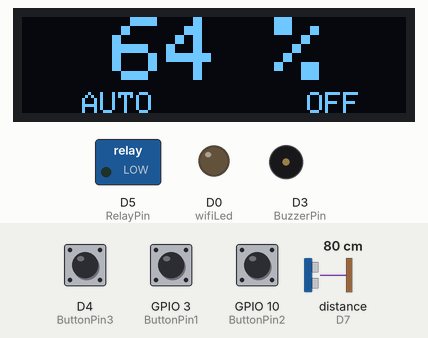
Bench run of a sketch on a simulated ESP8266 (NodeMCU). On the bench: 128×32 one-colour display, switched loads named in the sketch (green lamp = pin HIGH), output pins drawn as LEDs (lit = HIGH), buzzer (waves = sounding, pin HIGH). Wiring (inferred from the names in the program): ultrasonic range finder: trigger D6; echo D7. The inputs (shaded band) are chosen by the test bench; at power-on: GPIO 3 (ButtonPin1) HIGH, GPIO 10 (ButtonPin2) HIGH, distance to the obstacle (sensor on D7) 80 cm, D4 (ButtonPin3) HIGH. The echo pulse lasts 58.3 µs per cm; WiFi joins after 1.5 s; servers stay silent unless stated; pins used as bus, display or sensor lines are not drawn; what the sketch prints to the serial monitor is not drawn.

Above: at 3.7 s.
3.8 s: GPIO 3 (ButtonPin1) pulled LOW for 0.15 s
At 5.0 s:
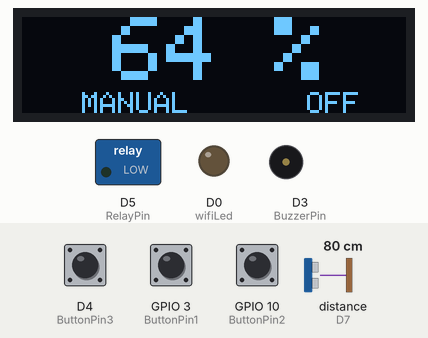
5.6 s: GPIO 10 (ButtonPin2) pulled LOW for 0.15 s
At 8.4 s:
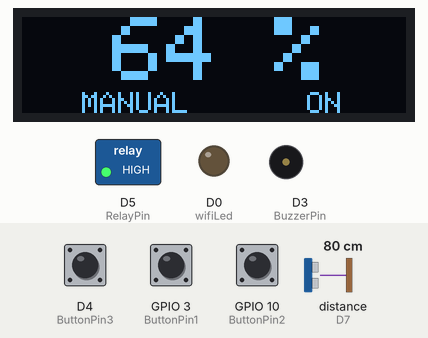
8.7 s: GPIO 3 (ButtonPin1) pulled LOW for 1 s
At 10.4 s:
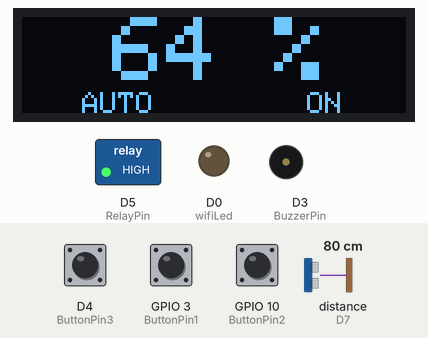
11.5 s: distance to the obstacle (sensor on D7) set to 45 cm
At 13.1 s:
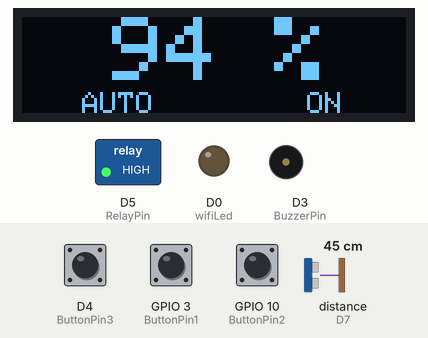
13.5 s: distance to the obstacle (sensor on D7) set to 36 cm
At 14.4 s:
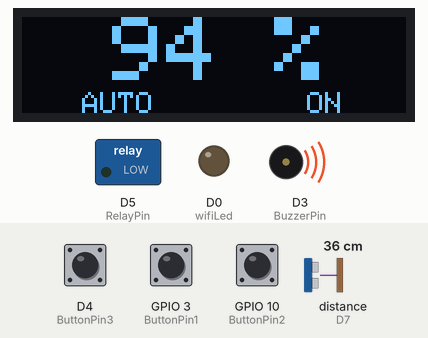
16.0 s: GPIO 3 (ButtonPin1) pulled LOW for 0.15 s
At 18.1 s:
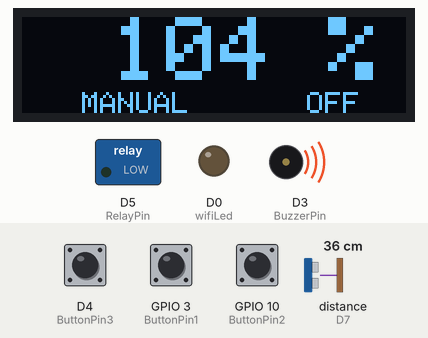
Timing chart, 0 to 19.5 s (numbered marks = the images above; inputs shaded):
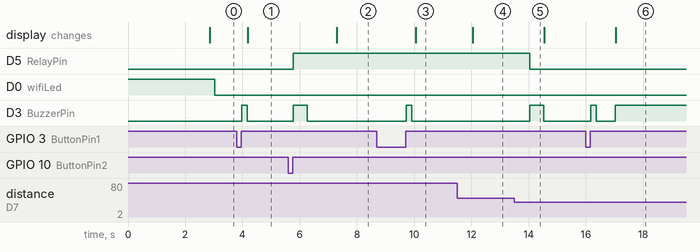

The sketch:

Code_NodeMCU_Blynk_Ultrasonic_Level_Monitor_96OLED.ino
```cpp
/* Fill-in your Template ID (only if using Blynk.Cloud) */
#define BLYNK_TEMPLATE_ID "TMPL3_9iCyAAJ"
#define BLYNK_TEMPLATE_NAME "ESP8266 Water Level"
#define BLYNK_AUTH_TOKEN "nht77cyM9gfmiomzVOvXdpxGNuPl5bHg"

// Your WiFi credentials.
// Set password to "" for open networks.
char ssid[] = "OnePlus7T";
char pass[] = "nikithastephen";   //WiFi Password

//Set Water Level Distance in CM
int emptyTankDistance = 150 ;  //Distance when tank is empty
int fullTankDistance =  40 ;  //Distance when tank is full (must be greater than 25cm)

//Set trigger value in percentage
int triggerPer =   10 ;  //alarm/pump will start when water level drop below triggerPer

#include <Adafruit_SSD1306.h>
#include <ESP8266WiFi.h>
#include <BlynkSimpleEsp8266.h>
#include <AceButton.h>
using namespace ace_button;

// Define connections to sensor
#define TRIGPIN    D6  //D6
#define ECHOPIN    D7  //D7
#define wifiLed    16  //D0
#define BuzzerPin  D3  //D3
#define RelayPin   D5  //D5
#define ButtonPin1 3   //RX   //Mode
#define ButtonPin2 10  //SD3  //Relay
#define ButtonPin3 D4  //D4   //STOP Buzzer

//Change the virtual pins according the rooms
#define VPIN_BUTTON_1    V1
#define VPIN_BUTTON_2    V2
#define VPIN_BUTTON_3    V3
#define VPIN_BUTTON_4    V4
#define VPIN_BUTTON_5    V5

#define SCREEN_WIDTH 128 // OLED display width, in pixels
#define SCREEN_HEIGHT 32 // OLED display height, in pixels

// Declaration for an SSD1306 display connected to I2C (SDA, SCL pins)
#define OLED_RESET     -1 // Reset pin # (or -1 if sharing Arduino reset pin)
Adafruit_SSD1306 display(SCREEN_WIDTH, SCREEN_HEIGHT, &Wire, OLED_RESET);

float duration;
float distance;
int   waterLevelPer;
bool  toggleBuzzer = HIGH; //Define to remember the toggle state

bool toggleRelay = false; //Define the toggle state for relay
bool modeFlag = true;
String currMode;

char auth[] = BLYNK_AUTH_TOKEN;

ButtonConfig config1;
AceButton button1(&config1);
ButtonConfig config2;
AceButton button2(&config2);
ButtonConfig config3;
AceButton button3(&config3);

void handleEvent1(AceButton*, uint8_t, uint8_t);
void handleEvent2(AceButton*, uint8_t, uint8_t);
void handleEvent3(AceButton*, uint8_t, uint8_t);

BlynkTimer timer;

void checkBlynkStatus() { // called every 3 seconds by SimpleTimer

  bool isconnected = Blynk.connected();
  if (isconnected == false) {
    //Serial.println("Blynk Not Connected");
    digitalWrite(wifiLed, HIGH);
  }
  if (isconnected == true) {
    digitalWrite(wifiLed, LOW);
    //Serial.println("Blynk Connected");
  }
}

// When App button is pushed - switch the state

BLYNK_WRITE(VPIN_BUTTON_3) {
  modeFlag = param.asInt();
  if(!modeFlag && toggleRelay){
      digitalWrite(RelayPin, LOW);  //turn off the pump
      toggleRelay = false;
    }
    controlBuzzer(500);
    currMode = modeFlag ? "AUTO" : "MANUAL";
}

BLYNK_WRITE(VPIN_BUTTON_4) {
  if(!modeFlag){
    toggleRelay = param.asInt();
    digitalWrite(RelayPin, toggleRelay);
    controlBuzzer(500);
  }
  else{
    Blynk.virtualWrite(VPIN_BUTTON_4, toggleRelay);
  }
}

BLYNK_WRITE(VPIN_BUTTON_5) {
  toggleBuzzer = param.asInt();
  digitalWrite(BuzzerPin, toggleBuzzer);
}

BLYNK_CONNECTED() {
  Blynk.syncVirtual(VPIN_BUTTON_1);
  Blynk.syncVirtual(VPIN_BUTTON_2);

  Blynk.virtualWrite(VPIN_BUTTON_3, modeFlag);
  Blynk.virtualWrite(VPIN_BUTTON_4, toggleRelay);
  Blynk.virtualWrite(VPIN_BUTTON_5, toggleBuzzer);
}

void displayData(){
  display.clearDisplay();
  display.setTextSize(3);
  display.setCursor(30,0);
  display.print(waterLevelPer);
  display.print(" ");
  display.print("%");
  display.setTextSize(1);
  display.setCursor(20,25);
  display.print(currMode);
  display.setCursor(95,25);
  display.print(toggleRelay ? "ON" : "OFF");
  display.display();
}

void measureDistance(){
  // Set the trigger pin LOW for 2uS
  digitalWrite(TRIGPIN, LOW);
  delayMicroseconds(2);

  // Set the trigger pin HIGH for 20us to send pulse
  digitalWrite(TRIGPIN, HIGH);
  delayMicroseconds(20);

  // Return the trigger pin to LOW
  digitalWrite(TRIGPIN, LOW);

  // Measure the width of the incoming pulse
  duration = pulseIn(ECHOPIN, HIGH);

  // Determine distance from duration
  // Use 343 metres per second as speed of sound
  // Divide by 1000 as we want millimeters

  distance = ((duration / 2) * 0.343)/10;

  if (distance > (fullTankDistance - 10)  && distance < emptyTankDistance ){
    waterLevelPer = map((int)distance ,emptyTankDistance, fullTankDistance, 0, 100);
    Blynk.virtualWrite(VPIN_BUTTON_1, waterLevelPer);
    Blynk.virtualWrite(VPIN_BUTTON_2, (String(distance) + " cm"));

    // Print result to serial monitor
//    Serial.print("Distance: ");
//    Serial.print(distance);
//    Serial.println(" cm");

    if (waterLevelPer < triggerPer){
      if(modeFlag){
        if(!toggleRelay){
          controlBuzzer(500);
          digitalWrite(RelayPin, HIGH); //turn on relay
          toggleRelay = true;
          Blynk.virtualWrite(VPIN_BUTTON_4, toggleRelay);
        }
      }
      else{
        if (toggleBuzzer == HIGH){
          digitalWrite(BuzzerPin, HIGH);
          Serial.println(" BuzzerPin high");
        }
      }
    }
    if (distance < fullTankDistance){
      if(modeFlag){
        if(toggleRelay){
          digitalWrite(RelayPin, LOW); //turn off relay
          toggleRelay = false;
          Blynk.virtualWrite(VPIN_BUTTON_4, toggleRelay);
          controlBuzzer(500);
        }
      }
      else{
        if (toggleBuzzer == HIGH){
        digitalWrite(BuzzerPin, HIGH);
        }
      }
    }
    if (distance > (fullTankDistance + 5) && waterLevelPer > (triggerPer + 5)){
      toggleBuzzer = HIGH;
      Blynk.virtualWrite(VPIN_BUTTON_5, toggleBuzzer);
      digitalWrite(BuzzerPin, LOW);
    }
  }
  displayData();
  delay(100);
}

void controlBuzzer(int duration){
  digitalWrite(BuzzerPin, HIGH);
  Serial.println(" BuzzerPin HIT");
  delay(duration);
  digitalWrite(BuzzerPin, LOW);
}

void setup() {
  // Set up serial monitor
  Serial.begin(9600);

  // Set pinmodes for sensor connections
  pinMode(ECHOPIN, INPUT);
  pinMode(TRIGPIN, OUTPUT);
  pinMode(wifiLed, OUTPUT);
  pinMode(RelayPin, OUTPUT);
  pinMode(BuzzerPin, OUTPUT);

  pinMode(ButtonPin1, INPUT_PULLUP);
  pinMode(ButtonPin2, INPUT_PULLUP);
  pinMode(ButtonPin3, INPUT_PULLUP);

  digitalWrite(wifiLed, HIGH);
  digitalWrite(RelayPin, LOW);
  digitalWrite(BuzzerPin, LOW);

  config1.setEventHandler(button1Handler);
  config2.setEventHandler(button2Handler);
  config3.setEventHandler(button3Handler);

  button1.init(ButtonPin1);
  button2.init(ButtonPin2);
  button3.init(ButtonPin3);

  currMode = modeFlag ? "AUTO" : "MANUAL";

  if(!display.begin(SSD1306_SWITCHCAPVCC, 0x3C)) {
    Serial.println(F("SSD1306 allocation failed"));
    for(;;);
  }
  delay(1000);
  display.setTextSize(1);
  display.setTextColor(WHITE);
  display.clearDisplay();

  WiFi.begin(ssid, pass);
  timer.setInterval(2000L, checkBlynkStatus); // check if Blynk server is connected every 2 seconds
  timer.setInterval(1000L,  measureDistance); // measure water level every 1 seconds
  Blynk.config(auth);
  delay(1000);

  Blynk.virtualWrite(VPIN_BUTTON_3, modeFlag);
  Blynk.virtualWrite(VPIN_BUTTON_4, toggleRelay);
  Blynk.virtualWrite(VPIN_BUTTON_5, toggleBuzzer);

  delay(500);
}
 void loop() {

  Blynk.run();
  timer.run(); // Initiates SimpleTimer

  button1.check(); //mode change
  button3.check(); //buzzer reset

  if(!modeFlag){  //if in manual mode
    button2.check();
  }

}
void button1Handler(AceButton* button, uint8_t eventType, uint8_t buttonState) {
  Serial.println("EVENT1");
  switch (eventType) {
    case AceButton::kEventReleased:
      //Serial.println("kEventReleased");
      if(modeFlag && toggleRelay){
        digitalWrite(RelayPin, LOW);  //turn off the pump
        toggleRelay = false;
        controlBuzzer(500);
      }
      modeFlag = !modeFlag;
      currMode = modeFlag ? "AUTO" : "MANUAL";
      Blynk.virtualWrite(VPIN_BUTTON_3, modeFlag);
      controlBuzzer(200);
      break;
  }
}

void button2Handler(AceButton* button, uint8_t eventType, uint8_t buttonState) {
  Serial.println("EVENT2");
  switch (eventType) {
    case AceButton::kEventReleased:
      //Serial.println("kEventReleased");
      if(toggleRelay){
        digitalWrite(RelayPin, LOW);  //turn off the pump
        toggleRelay = false;
      }
      else{
        digitalWrite(RelayPin, HIGH);  //turn on the pump
        toggleRelay = true;
      }
      Blynk.virtualWrite(VPIN_BUTTON_4, toggleRelay);
      controlBuzzer(500);
      delay(1000);
      break;
  }
}

void button3Handler(AceButton* button, uint8_t eventType, uint8_t buttonState) {
  Serial.println("EVENT3");
  switch (eventType) {
    case AceButton::kEventReleased:
      //Serial.println("kEventReleased");
      digitalWrite(BuzzerPin, LOW);
      toggleBuzzer = LOW;
      Blynk.virtualWrite(VPIN_BUTTON_5, toggleBuzzer);
      break;
  }
}
```

Measured:
- the behaviour switches between 41 and 40 cm on distance to the obstacle (sensor on D7) (found by bisection; images 4 and 5)
- after the input at 3.8 s, D3 (BuzzerPin): LOW → HIGH after 0.17 s, → LOW 0.20 s later; the display: changes after 0.39 s (image 1)
- after the input at 5.6 s, D5 (RelayPin): LOW → HIGH after 0.17 s; D3 (BuzzerPin): LOW → HIGH after 0.17 s, → LOW 0.50 s later; the display: changes after 1.7 s (image 2)
- after the input at 8.7 s, D3 (BuzzerPin): LOW → HIGH after 1.0 s, → LOW 0.20 s later; the display: changes after 1.4 s (image 3)
- after the input at 11.5 s, the display: changes after 0.55 s (image 4)
- after the input at 13.5 s, D5 (RelayPin): HIGH → LOW after 0.54 s; D3 (BuzzerPin): LOW → HIGH after 0.54 s, → LOW 0.50 s later
- after the input at 16.0 s, D3 (BuzzerPin): LOW → HIGH after 0.17 s, → LOW 0.20 s later, → HIGH 0.67 s later; the display: changes after 1.0 s (image 6)
